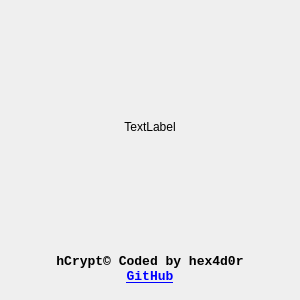
<?xml version="1.0" encoding="UTF-8"?>
<ui version="4.0">
 <class>About</class>
 <widget class="QDialog" name="About">
  <property name="geometry">
   <rect>
    <x>0</x>
    <y>0</y>
    <width>300</width>
    <height>300</height>
   </rect>
  </property>
  <property name="sizePolicy">
   <sizepolicy hsizetype="Preferred" vsizetype="Maximum">
    <horstretch>0</horstretch>
    <verstretch>0</verstretch>
   </sizepolicy>
  </property>
  <property name="minimumSize">
   <size>
    <width>0</width>
    <height>0</height>
   </size>
  </property>
  <property name="maximumSize">
   <size>
    <width>400</width>
    <height>400</height>
   </size>
  </property>
  <property name="windowTitle">
   <string>Dialog</string>
  </property>
  <layout class="QGridLayout" name="gridLayout">
   <item row="0" column="0">
    <widget class="QLabel" name="imageLabel">
     <property name="sizePolicy">
      <sizepolicy hsizetype="Preferred" vsizetype="Preferred">
       <horstretch>0</horstretch>
       <verstretch>0</verstretch>
      </sizepolicy>
     </property>
     <property name="minimumSize">
      <size>
       <width>0</width>
       <height>0</height>
      </size>
     </property>
     <property name="maximumSize">
      <size>
       <width>300</width>
       <height>300</height>
      </size>
     </property>
     <property name="text">
      <string>TextLabel</string>
     </property>
     <property name="alignment">
      <set>Qt::AlignCenter</set>
     </property>
    </widget>
   </item>
   <item row="1" column="0">
    <widget class="QLabel" name="label_2">
     <property name="maximumSize">
      <size>
       <width>16777215</width>
       <height>40</height>
      </size>
     </property>
     <property name="font">
      <font>
       <family>Consolas</family>
       <pointsize>10</pointsize>
       <weight>75</weight>
       <bold>true</bold>
      </font>
     </property>
     <property name="text">
      <string>hCrypt© Coded by hex4d0r &lt;br&gt;&lt;a href=&quot;https://www.github.com/hex4d0r&quot;&gt;GitHub&lt;/a&gt;</string>
     </property>
     <property name="alignment">
      <set>Qt::AlignCenter</set>
     </property>
    </widget>
   </item>
  </layout>
 </widget>
 <resources/>
 <connections/>
</ui>
